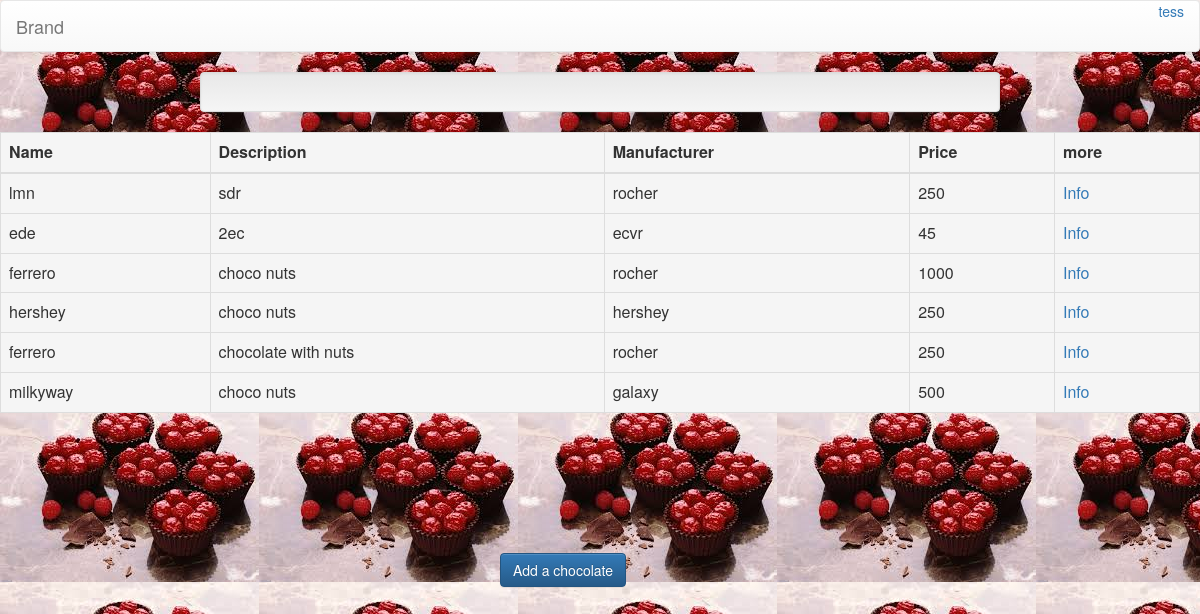
The app's page / (signed in) with its own data.
### register/models.py (models this page shows, shortened)
class User(AbstractBaseUser):
    user_id = models.AutoField(primary_key=True)
    user_first_name = models.CharField(_('First Name'), max_length=32, blank=True, null=True,
                                  validators=[RegexValidator(regex='^[A-Za-z]*$')])
    user_last_name = models.CharField(_('Last Name'), max_length=32, blank=True, null=True,
                                    validators=[RegexValidator(regex='^[A-Za-z]*$')])
    email = models.EmailField(_('Email'), db_index=True, unique=True)
    user_dob = models.DateField(_('Birth Date'), blank=True, null=True)
    user_gender = models.CharField(_('Gender'), max_length=1, choices=GENDER, blank=True, null=True)
    user_github = models.CharField(_('Github Profile'),max_length=100,blank=True )
    user_linkedin = models.CharField(_('Linkedin Profile'),max_length=100,blank=True )
    user_bio = models.CharField(_('Short Bio'), max_length=1000,blank=True )
    user_occupation = models.CharField(_('Occupation'), max_length=100,blank=True )
    user_nationality = models.CharField(_('Nationality'), max_length=100,blank=True )
    date_joined = models.DateTimeField(auto_now_add=True)
    username = models.CharField(_('username'), max_length=32, blank=False, unique=True)
    is_active = models.BooleanField(default=True)
    is_admin = models.BooleanField(default=False)
    objects = MyUserManager()
    USERNAME_FIELD = 'email'
    REQUIRED_FIELDS = ['username']

class Chocolate(models.Model):
        id = models.AutoField(primary_key=True)
        name = models.CharField(_('Chocolate Name'), max_length=100, blank=True)
        description = models.CharField(_('Chocolate Description'), max_length=1000, blank=True)
        manufacturer = models.CharField(_('Chocolate Manufacturer'), max_length=100, blank=True)
        price = models.IntegerField(_('Chocolate Price'),
                                    validators=[MaxValueValidator(1000), MinValueValidator(0)],
                                    help_text=_('4 digits maximum'), blank=True, null=True)

### register/views.py (the view)
# urls.py: 2. Add a URL to urlpatterns:  url(r'^$', Home.as_view(), name='home')
class Home(ListView):
    template_name = "index.html"
    def get_queryset(self):
        return Chocolate.objects.all()

### register/templates/index.html
{% extends "base.html" %}
{% load staticfiles %}
{% block body %}
{% if request.user.is_anonymous %}
    Log in to your account
{% else %}
<table>
<div class="col-md-8 col-md-offset-2 well">
<table class="table table-hover table-bordered table-responsive">
    <thead>
    <tr>
        <th class="active">
            Name
        </th>
        <th class="active">
            Description
        </th>
        <th class="active">
            Manufacturer
        </th>
        <th class="active">
            Price
        </th>
        <th class="active">
            more
        </th>
    </tr>
    </thead>
    <tbody>
    {% for item in object_list %}
        <tr>
            <td class="active"> {{ item.name }} </td>
            <td class="active"> {{ item.description }}</td>
            <td class="active"> {{ item.manufacturer }}</td>
            <td class="active"> {{ item.price }}</td>
            <td class="active"> <a href="{% url 'chocolate_info' item.id %}">Info</a> </td>
        </tr>
    {% endfor %}
    </tbody>
</table>
</div>
    <div class="col-md-offset-5" style="padding-top: 10%;">
       <p><a href="{% url 'add_chocolate' %}">
           <button class="btn btn-primary">Add a chocolate</button>
       </a>
       </p>
   </div>
{%  endif %}
{% endblock body %}

### register/templates/navbar.html (shortened to what this page needs)
<nav class="navbar navbar-default">
  <div class="container-fluid">
    <div class="navbar-header">
      <a class="navbar-brand" href="#">Brand</a>
    </div>
   <div class="collapse navbar-collapse" id="bs-example-navbar-collapse-1">
          <ul class="nav navbar-nav navbar-right" id="home_nav">
              {% if user.is_anonymous %}
                  <li class="dropdown">
                      <a href="#" class="dropdown-toggle" data-toggle="dropdown" role="button" aria-haspopup="true" aria-expanded="false">JOIN<span class="caret"></span></a>
                      <ul class="dropdown-menu">
                          <li><a href="{% url 'login' %}">Login</a></li>
                          <li><a href="{% url 'register_user' %}">Sign up</a></li>                        </ul>
                  </li>                {% else %}
                  <li>
                      <div class="btn-group">
                          <a class="btn-new btn-nav btn-white" data-toggle="dropdown">
                              {% if request.user.user_first_name %}
                                  {{ request.user.user_first_name }}
                              {% elif request.user.username %}
                                  {{ request.user.username }}
                              {% else %}
                                  {{ request.user.email }}
                              {% endif %}
                          </a>
                      </div>
                  </li>
              {% endif %}
          </ul>
      </div>
  </div>
</nav>

### records on screen
User: user.user_first_name "tess"
Chocolate: name "lmn", description "sdr", manufacturer "rocher", price "250"
Chocolate: name "ede", description "2ec", manufacturer "ecvr", price "45"
Chocolate: name "ferrero", description "choco nuts", manufacturer "rocher", price "1000"
Chocolate: name "hershey", description "choco nuts", manufacturer "hershey", price "250"
Chocolate: name "ferrero", description "chocolate with nuts", manufacturer "rocher", price "250"
Chocolate: name "milkyway", description "choco nuts", manufacturer "galaxy", price "500"
